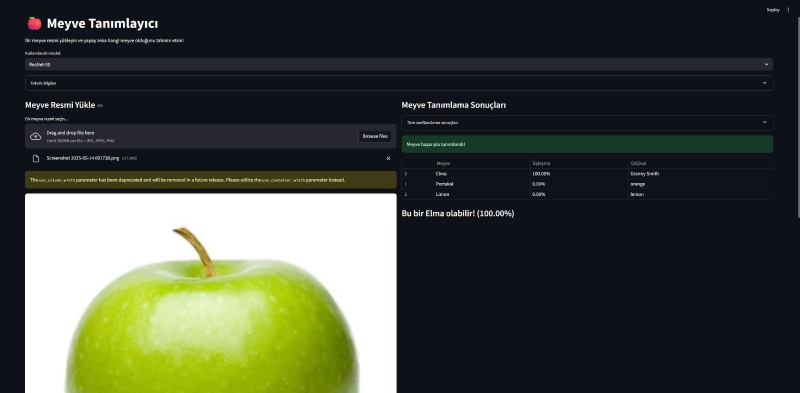
#> input picture Uygulama Ekran görüntüsü/62993881-8ced-466a-93dc-31b2f810dcc9.jpg, 1600 x 785 px (shown at 1/2 size)
$ python -i image_processor.py   (imports and definitions only)
#> lines starting #> are read from the running program, lines starting #| are printed output that depends on the picture
from PIL import Image
import numpy as np
import io

class ImageProcessor:
    """
    Class for handling image preprocessing operations
    """

    @staticmethod
    def resize_image(image, target_size=(224, 224)):
        """
        Resize an image to the target size

        Args:
            image (PIL.Image): The input image
            target_size (tuple): Target size as (width, height)

        Returns:
            PIL.Image: Resized image
        """
        try:
            return image.resize(target_size, Image.LANCZOS)
        except Exception as e:
            print(f"Error resizing image: {str(e)}")
            # Fallback to a simpler resize method
            return image.resize(target_size)

    @staticmethod
    def convert_to_rgb(image):
        """
        Convert image to RGB format if it's not already

        Args:
            image (PIL.Image): The input image

        Returns:
            PIL.Image: RGB image
        """
        if image.mode != "RGB":
            return image.convert("RGB")
        return image

    @staticmethod
    def normalize_image(image):
        """
        Normalize the image pixel values if needed for the model

        Args:
            image (PIL.Image): The input image

        Returns:
            PIL.Image: Normalized image
        """
        # For most Hugging Face vision models, normalization is handled internally,
        # but we ensure the image has reasonable values
        return image

    @staticmethod
    def verify_image(image):
        """
        Verify that the image is valid and can be processed

        Args:
            image (PIL.Image): The input image

        Returns:
            bool: True if image is valid, False otherwise
        """
        try:
            # Check if image data is accessible
            image.verify()
            return True
        except:
            try:
                # If verify fails (it's destructive), try to access pixel data
                image.load()
                return True
            except Exception as e:
                print(f"Invalid image: {str(e)}")
                return False

    @staticmethod
    def preprocess(image, target_size=(224, 224)):
        """
        Apply all preprocessing steps to prepare image for model

        Args:
            image (PIL.Image): The input image
            target_size (tuple): Target size as (width, height)

        Returns:
            PIL.Image: Preprocessed image
        """
        # Verify the image is valid
        if not ImageProcessor.verify_image(image):
            raise ValueError("Invalid image provided")

        # Check image dimensions and resize if needed
        if image.size != target_size:
            print(f"Resizing image from {image.size} to {target_size}")
            image = ImageProcessor.resize_image(image, target_size)

        # Convert to RGB
        image = ImageProcessor.convert_to_rgb(image)

        # Normalize if needed
        image = ImageProcessor.normalize_image(image)

        print(f"Preprocessed image: size={image.size}, mode={image.mode}")
        return image

    @staticmethod
    def preprocess_standard_sizes(image):
        """
        Preprocess image with multiple standard sizes and return all versions
        Useful for troubleshooting model compatibility issues

        Args:
            image (PIL.Image): The input image

        Returns:
            dict: Different sized versions of the preprocessed image
        """
        standard_sizes = {
            "small": (224, 224),    # Standard for many models like ResNet
            "medium": (256, 256),   # Common alternative size
            "large": (384, 384),    # Used by some newer models
            "clip": (224, 224),     # CLIP model size
            "original": image.size  # Original size
        }

        result = {}
        for name, size in standard_sizes.items():
            try:
                if name == "original":
                    # For original, just convert to RGB but don't resize
                    result[name] = ImageProcessor.convert_to_rgb(image)
                else:
                    result[name] = ImageProcessor.preprocess(image, size)
            except Exception as e:
                print(f"Error preprocessing {name} size: {e}")

        return result

>>> from PIL import Image
>>> picture = Image.open('Uygulama Ekran görüntüsü/62993881-8ced-466a-93dc-31b2f810dcc9.jpg')
#> picture is the input picture: PIL image 1600x785 RGB; mean R, G, B 66.4, 71.5, 61
>>> result = ImageProcessor().preprocess_standard_sizes(picture)
#> the loop in preprocess_standard_sizes, `for name, size in standard_sizes.items():` made 5 passes
#> pass 1, in preprocess, `image = ImageProcessor.resize_image(image, target_size)`:
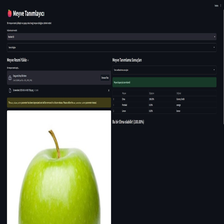
#> image: PIL image 224x224 RGB; mean R, G, B 66.3, 71.5, 60.9
#> after the loop in preprocess_standard_sizes, `for name, size in standard_sizes.items():`: result = 5 items
#> result = 5 items
